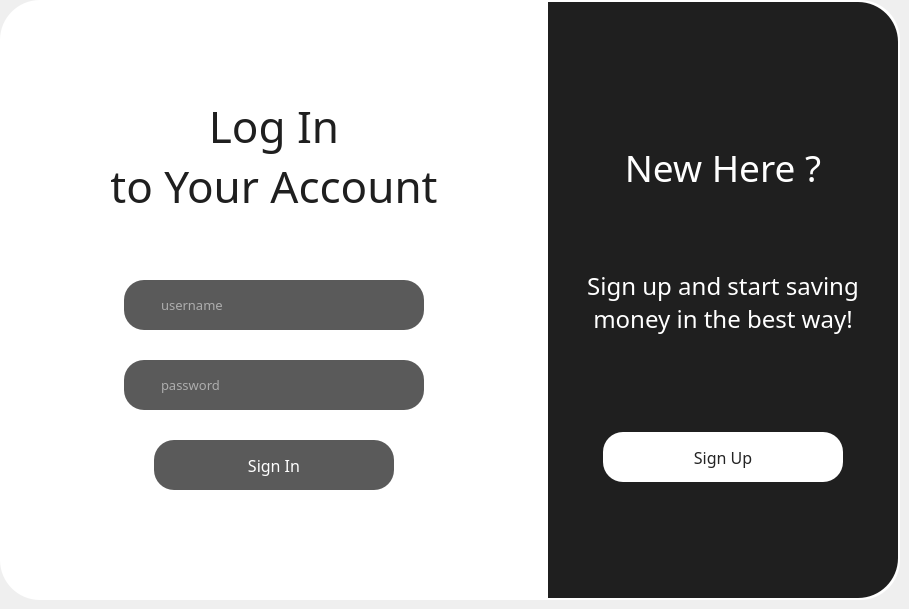
    <widget class="QWidget" name="loginPage">
     <widget class="QWidget" name="mainWidget" native="true">
      <property name="geometry">
       <rect>
        <x>0</x>
        <y>0</y>
        <width>900</width>
        <height>600</height>
       </rect>
      </property>
      <property name="styleSheet">
       <string notr="true">QWidget#mainWidget{
background-color: rgb(255,255,255);
border-radius:40px;
}</string>
      </property>
      <widget class="QWidget" name="signupWidget" native="true">
       <property name="geometry">
        <rect>
         <x>548</x>
         <y>2</y>
         <width>350</width>
         <height>596</height>
        </rect>
       </property>
       <property name="styleSheet">
        <string notr="true">QWidget#signupWidget{
background-color: rgb(31,31,31);
border-top-right-radius:40px;
border-bottom-right-radius:40px;
}</string>
       </property>
       <widget class="QPushButton" name="closeButton_2">
        <property name="geometry">
         <rect>
          <x>288</x>
          <y>30</y>
          <width>28</width>
          <height>28</height>
         </rect>
        </property>
        <property name="mouseTracking">
         <bool>true</bool>
        </property>
        <property name="autoFillBackground">
         <bool>false</bool>
        </property>
        <property name="styleSheet">
         <string notr="true">QWidget#closeButton_2{
	image:url(:/new/prefix1/icons/close_2.png);
}

QWidget#closeButton_2:hover{
	image:url(:/new/prefix1/icons/close_pressed.png);
}

QWidget#closeButton_2:pressed{
border: none;
outline: none;
image:url(:/new/prefix1/icons/close_pressed.png);
}
</string>
        </property>
        <property name="text">
         <string/>
        </property>
        <property name="iconSize">
         <size>
          <width>20</width>
          <height>20</height>
         </size>
        </property>
        <property name="autoRepeat">
         <bool>false</bool>
        </property>
        <property name="autoDefault">
         <bool>false</bool>
        </property>
        <property name="default">
         <bool>false</bool>
        </property>
        <property name="flat">
         <bool>true</bool>
        </property>
       </widget>
       <widget class="QLabel" name="mainLabel_4">
        <property name="geometry">
         <rect>
          <x>50</x>
          <y>140</y>
          <width>250</width>
          <height>50</height>
         </rect>
        </property>
        <property name="font">
         <font>
          <family>Poppins</family>
          <pointsize>28</pointsize>
          <bold>false</bold>
          <stylestrategy>PreferAntialias</stylestrategy>
          <kerning>true</kerning>
         </font>
        </property>
        <property name="styleSheet">
         <string notr="true">color: rgb(255,255,255);
</string>
        </property>
        <property name="text">
         <string>New Here ?</string>
        </property>
        <property name="alignment">
         <set>Qt::AlignCenter</set>
        </property>
       </widget>
       <widget class="QLabel" name="mainLabel_5">
        <property name="geometry">
         <rect>
          <x>25</x>
          <y>220</y>
          <width>300</width>
          <height>161</height>
         </rect>
        </property>
        <property name="font">
         <font>
          <family>Poppins</family>
          <pointsize>18</pointsize>
          <bold>false</bold>
          <stylestrategy>PreferAntialias</stylestrategy>
          <kerning>true</kerning>
         </font>
        </property>
        <property name="styleSheet">
         <string notr="true">color: rgb(255,255,255);
</string>
        </property>
        <property name="text">
         <string>Sign up and start saving 
money in the best way!</string>
        </property>
        <property name="alignment">
         <set>Qt::AlignCenter</set>
        </property>
       </widget>
       <widget class="QPushButton" name="signupButton">
        <property name="geometry">
         <rect>
          <x>55</x>
          <y>430</y>
          <width>240</width>
          <height>50</height>
         </rect>
        </property>
        <property name="font">
         <font>
          <family>Poppins</family>
          <pointsize>12</pointsize>
          <bold>false</bold>
         </font>
        </property>
        <property name="styleSheet">
         <string notr="true">QWidget#signupButton{
	background-color: rgb(255, 255, 255);
	border-radius:20px;
	color: rgb(35,35,35);
}

QWidget#signupButton:hover{
	background-color: rgb(170, 170, 170);
	border-radius:20px;
	color: rgb(35,35,35);
}</string>
        </property>
        <property name="text">
         <string>Sign Up</string>
        </property>
        <property name="flat">
         <bool>true</bool>
        </property>
       </widget>
      </widget>
      <widget class="QLabel" name="mainLabel_3">
       <property name="geometry">
        <rect>
         <x>74</x>
         <y>100</y>
         <width>400</width>
         <height>111</height>
        </rect>
       </property>
       <property name="font">
        <font>
         <family>Poppins</family>
         <pointsize>33</pointsize>
         <bold>false</bold>
         <stylestrategy>PreferAntialias</stylestrategy>
         <kerning>true</kerning>
        </font>
       </property>
       <property name="styleSheet">
        <string notr="true">color: rgb(31,31,31);
</string>
       </property>
       <property name="text">
        <string>Log In 
to Your Account</string>
       </property>
       <property name="alignment">
        <set>Qt::AlignCenter</set>
       </property>
      </widget>
      <widget class="QLineEdit" name="loginEdit">
       <property name="geometry">
        <rect>
         <x>159</x>
         <y>280</y>
         <width>230</width>
         <height>50</height>
        </rect>
       </property>
       <property name="font">
        <font>
         <family>Poppins</family>
         <pointsize>10</pointsize>
        </font>
       </property>
       <property name="styleSheet">
        <string notr="true">QWidget#loginEdit{
	background-color: rgb(90, 90, 90);
	border-radius:20px;
	color: rgb(255, 255, 255);
}</string>
       </property>
       <property name="inputMask">
        <string extracomment="login"/>
       </property>
       <property name="placeholderText">
        <string>username</string>
       </property>
      </widget>
      <widget class="QLineEdit" name="passwordEdit">
       <property name="geometry">
        <rect>
         <x>159</x>
         <y>360</y>
         <width>230</width>
         <height>50</height>
        </rect>
       </property>
       <property name="font">
        <font>
         <family>Poppins</family>
         <pointsize>10</pointsize>
        </font>
       </property>
       <property name="styleSheet">
        <string notr="true">QWidget#passwordEdit{
	background-color: rgb(90, 90, 90);
	border-radius:20px;
	color: rgb(255, 255, 255);
}</string>
       </property>
       <property name="inputMask">
        <string/>
       </property>
       <property name="text">
        <string/>
       </property>
       <property name="echoMode">
        <enum>QLineEdit::Password</enum>
       </property>
       <property name="placeholderText">
        <string>password</string>
       </property>
      </widget>
      <widget class="QWidget" name="loginWidget" native="true">
       <property name="geometry">
        <rect>
         <x>124</x>
         <y>280</y>
         <width>300</width>
         <height>50</height>
        </rect>
       </property>
       <property name="styleSheet">
        <string notr="true">QWidget#loginWidget{
	background-color: rgb(90, 90, 90);
	border-radius:20px;
}</string>
       </property>
      </widget>
      <widget class="QWidget" name="passwordWidget" native="true">
       <property name="geometry">
        <rect>
         <x>124</x>
         <y>360</y>
         <width>300</width>
         <height>50</height>
        </rect>
       </property>
       <property name="styleSheet">
        <string notr="true">QWidget#passwordWidget{
	background-color: rgb(90, 90, 90);
	border-radius:20px;
}</string>
       </property>
       <widget class="QPushButton" name="showButton_2">
        <property name="geometry">
         <rect>
          <x>265</x>
          <y>10</y>
          <width>30</width>
          <height>30</height>
         </rect>
        </property>
        <property name="mouseTracking">
         <bool>true</bool>
        </property>
        <property name="autoFillBackground">
         <bool>false</bool>
        </property>
        <property name="styleSheet">
         <string notr="true">QWidget#showButton_2:pressed{
border: none;
outline: none;
}</string>
        </property>
        <property name="text">
         <string/>
        </property>
        <property name="iconSize">
         <size>
          <width>20</width>
          <height>20</height>
         </size>
        </property>
        <property name="autoRepeat">
         <bool>false</bool>
        </property>
        <property name="autoDefault">
         <bool>false</bool>
        </property>
        <property name="default">
         <bool>false</bool>
        </property>
        <property name="flat">
         <bool>true</bool>
        </property>
       </widget>
      </widget>
      <widget class="QPushButton" name="loginButton">
       <property name="geometry">
        <rect>
         <x>154</x>
         <y>440</y>
         <width>240</width>
         <height>50</height>
        </rect>
       </property>
       <property name="font">
        <font>
         <family>Poppins</family>
         <pointsize>12</pointsize>
         <bold>false</bold>
        </font>
       </property>
       <property name="styleSheet">
        <string notr="true">QWidget#loginButton{
	background-color: rgb(90, 90, 90);
	border-radius:20px;
	color: rgb(255,255,255);
}

QWidget#loginButton:hover{
	background-color: rgb(195, 195, 195);
	border-radius:20px;
	color: rgb(255,255,255);
}</string>
       </property>
       <property name="text">
        <string>Sign In</string>
       </property>
       <property name="flat">
        <bool>true</bool>
       </property>
      </widget>
      <zorder>signupWidget</zorder>
      <zorder>mainLabel_3</zorder>
      <zorder>loginWidget</zorder>
      <zorder>loginEdit</zorder>
      <zorder>passwordWidget</zorder>
      <zorder>passwordEdit</zorder>
      <zorder>loginButton</zorder>
     </widget>
    </widget>
